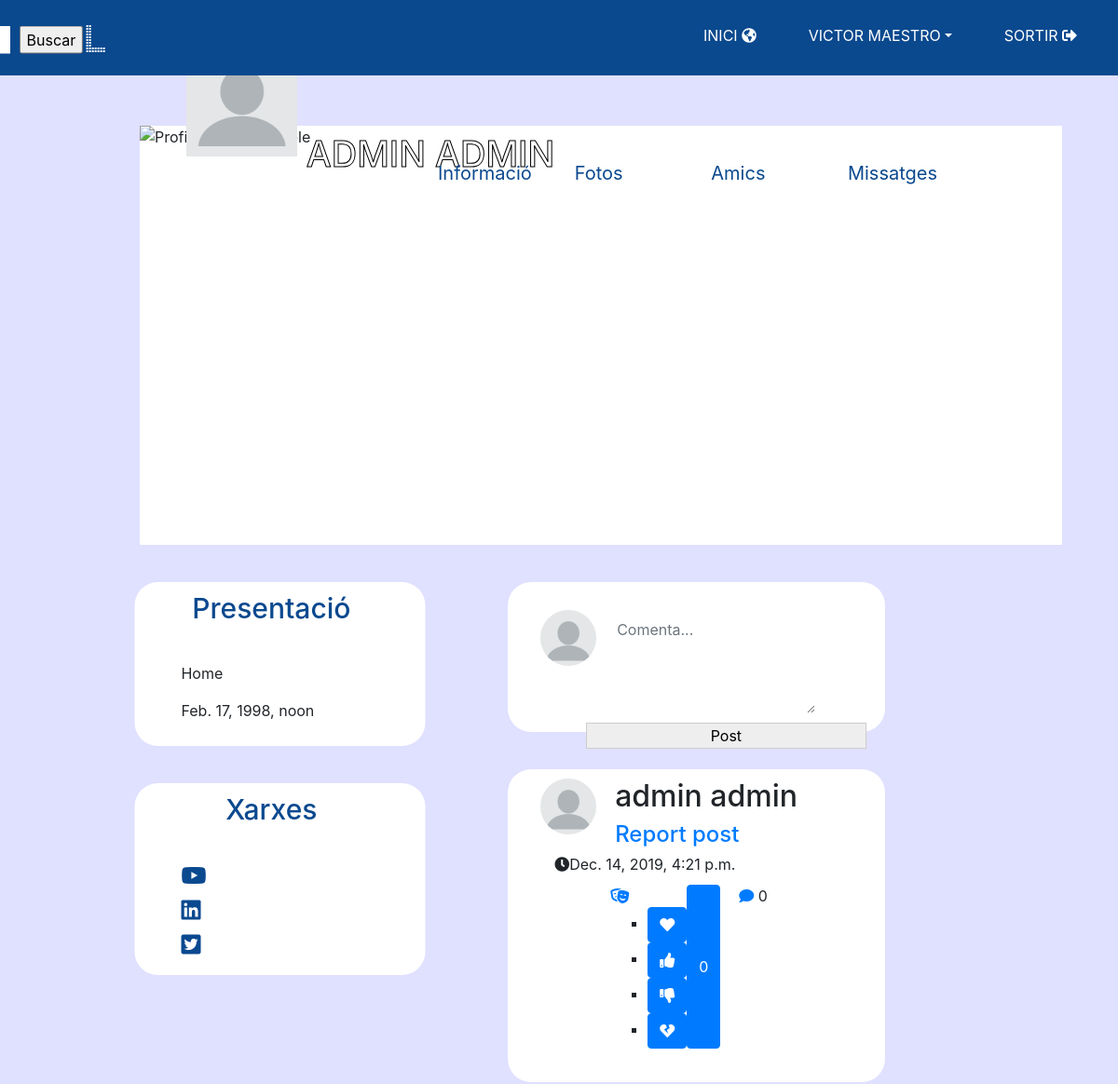
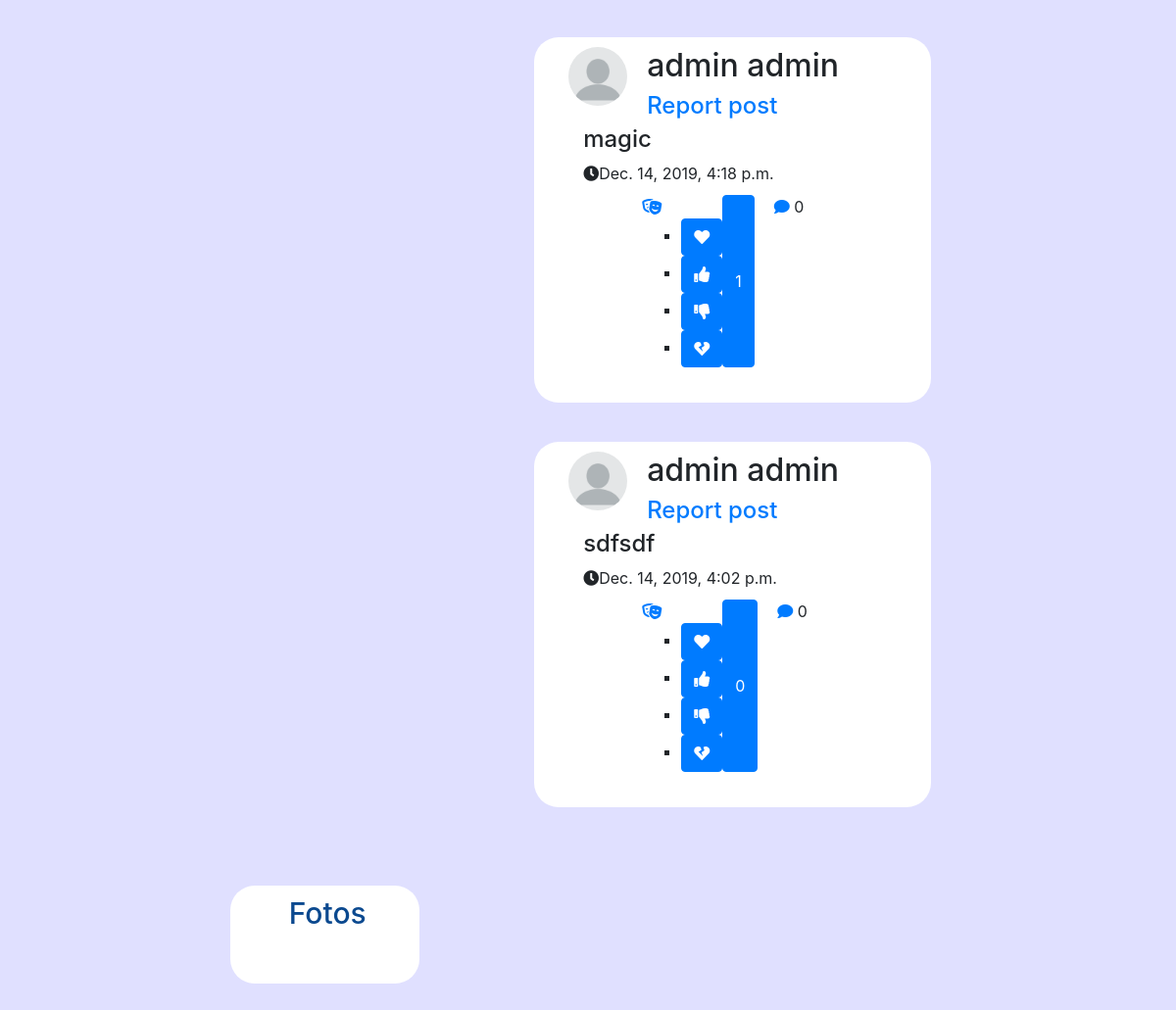
Screenshot of /perfil/admin@gmail.com/ (signed in) with the database file from the repository (2 pictures, top to bottom).
### likeme/models.py (models this page shows, shortened)
class LikeMeUser(AbstractBaseUser):
    email = models.EmailField(verbose_name='email address', max_length=90, unique=True)
    first_name = models.CharField(max_length=30)
    last_name = models.CharField(max_length=30)
    sex = models.IntegerField(default=0)
    birth_date = models.DateTimeField(default=timezone.now)
    phone_number = models.TextField(default=0)
    photo = models.ImageField(upload_to='profiles/', default='profiles/profile_default.png')
    profile_state = models.IntegerField(default=0)
    join_date = models.DateTimeField(verbose_name='join date', auto_now_add=True)
    active = models.BooleanField(default=True)  # can login
    staff = models.BooleanField(default=False)  # staff user non superuser
    admin = models.BooleanField(default=False)  # superuser
    USERNAME_FIELD = 'email'
    REQUIRED_FIELDS = ['first_name', 'last_name', 'sex', 'birth_date', 'phone_number']
    objects = LikeMeUserManager()
    def get_full_name(self):
        return self.first_name + " " + self.last_name
    @property
    def is_active(self):
        return self.active
    def __str__(self):
        return self.get_full_name()

class Posteig(models.Model):
    id = models.AutoField(primary_key=True)
    content = models.CharField(max_length=200)
    user_post = models.ForeignKey(User, on_delete=models.CASCADE)
    creation_date = models.DateTimeField(auto_now_add=True)

### likeme/views.py (the view, shortened to what this page needs)
# urls.py: path(r'perfil/', views.mirarPerfil, name='mirarPerfil'),
def mirarPerfil(request, email):
    try:
        l = []
        u = User.objects.get(email=email)
        posts = Posteig.objects.filter(user_post=u).order_by('-creation_date')
        for p in posts:
            comments = Comments.objects.filter(posteig_id=p.id)
            likes = Like.objects.filter(post_id=p.id)
            tr = [(q, Reply.objects.filter(posteig_id=q)) for q in comments]
            t = (p, tr, likes)
            l.append(t)
        freq_current_friends = FriendShip.objects.filter(Q(user_sender=request.user, accepted=True)
                                                    | Q(user_receiver=request.user, accepted=True))
        friends = [x.user_sender if x.user_sender != request.user else x.user_receiver for x in freq_current_friends]
        aut = False
        u = LikeMeUser.objects.get(email=email)
        if u.profile_state == 0:
            aut = True
        elif u == request.user:
            aut = True
        elif u.profile_state == 1:
            if u in friends:
                aut = True
            else:
                aut = False
        if aut:
            context = {
                'client': u,
                'posts': l
            }
        else:
            context = {}
    except:
        context = {}
    return render(request, 'likeme/perfil.html', context)

### templates/likeme/perfil.html (shortened to what this page needs)
<!DOCTYPE html>
<html lang="en">
<head>
</head>
<body>
{% extends "likeme/BasePerfil.html" %}
{% load static %}
{% block feed %}
    <div class="md-col-6" id="perfilfeed">
        <form action ="" method="POST">
            <div id="perfilpost">
                <div class="row">
                    <div class="about-img" id="perfilpostfoto"><img src="{{user.photo.url}}" class="img-responsive" alt=""></div>
                    <textarea class="form-control" id="perfilposttext" name="content_post" rows="4" placeholder="Comenta..."></textarea>
                </div>
                <input type="submit" style="float:right" name="post_value" value="Post" align="right" id="perfilpostbutton">
            </div>
            {% for p in posts %}
                <div class="post-bar">
                    <div class="row" id="perfilcommentrow1">
                        <div class="about-img" id="perfilimgcomment"><img src="{{user.photo.url}}" class="img-responsive" alt=""></div>
                        <div id="perfilcommentnom">
                            <h2>{{p.0.user_post}}
                                {% if p.0.user_post != request.user %}
                                    <h2><h4> <a href="#" type="text" data-toggle="modal"
                                                data-target="#exampleModal{{p.id}}" data-whatever="@mdo">Report post</a></h4></h2>
                                {% endif %}
                            </h2>
                        </div>
                    </div>
                    <h4> {{ p.0.content }} </h4>
                    <span><i class="fa fa-clock-o"></i>{{p.0.creation_date}}</span>
                    <ul class="row">
                        <ul class="nav" id="post_reaction">
                            <div class="row">
                                <li><a href=""><i class="fas fa-theater-masks"></i></a>
                                    <ul id="reaction_desplegable">
                                        <li><button class="btn btn-primary" id="post_like" type="submit" name="like_value" value="1{{p.0.id}}"><i class="fas fa-heart"></i></button></li>
                                        <li><button class="btn btn-primary" id="post_like" type="submit" name="like_value" value="2{{p.0.id}}"><i class="fas fa-thumbs-up"></i></button></li>
                                        <li><button class="btn btn-primary" id="post_like" type="submit" name="like_value" value="3{{p.0.id}}"><i class="fas fa-thumbs-down"></i></button></li>
                                        <li><button class="btn btn-primary" id="post_like" type="submit" name="like_value" value="4{{p.0.id}}"><i class="fas fa-heart-broken"></i></button></li>
                                    </ul>
                                </li>
                                <button type="button" id="reactioncount" class="btn btn-primary" data-toggle="modal" data-target="#modal{{p.0.id}}">
                                    {{p.2|length}}
                                </button>
                            </div>
                        </ul>
                        <div class="col" id="postcomment"><a data-toggle="collapse" href="#perfilcommentcomment{{p.0.id}}" title=""><i class="fa fa-comment"></i></a> {{p.1|length}} </div>
                    </ul>
                </div>
            {% endfor %}
        </form>
    </div>
{% endblock %}

### templates/likeme/BasePerfil.html (shortened to what this page needs)
<!DOCTYPE html>
<html lang="en">
<head>
</head>
<body>
{% extends "likeme/BaseLayout.html" %}
{% load static %}
{% block content %}
<div>
    <div class="profile">
        <img align="left" class="image-lg" src="https://www.nasa.gov/sites/default/files/styles/full_width_feature/public/images/649694main_pia15417-43_full.jpg" alt="Profile image example"/>
        <img align="left" class="image-profile thumbnail" src="{{user.photo.url}}"/>
        <div id="userinfo">
            <div class="profile-text">
                <h5>{{client.first_name}} {{client.last_name}}</h5>
            </div>
            <div class="row" id="barraperfil">
                <div class="col-md-2">
                    <a href="#">Informació</a>
                </div>
                <div class="col-md-2">
                    <a href="#">Fotos</a>
                </div>
                <div class="col-md-2">
                    <a href="{% url 'friends'%}" id="amcs">Amics</a>
                </div>
                <div class="col-md-2">
                    <a href="#">Missatges</a>
                </div>
            </div>
        </div>
        <div class="row">
            <div class="md-col-3" id="informacioperfil">
                <div class="profile-text">
                    <h2>Presentació</h2>
                    {% if client.sex == 1 %}
                        <p>Home</p>
                    {% else %}
                        <p>Dona</p>
                    {% endif %}
                    <p>{{client.birth_date}}</p>
                </div>
                <div class="profile-text">
                    <h2>Xarxes</h2>
                    <h4><i class="fab fa-youtube"></i></h4>
                    <h4><i class="fab fa-linkedin"></i></h4>
                    <h4><i class="fab fa-twitter-square"></i></h4>
                </div>
            </div>
            {% block feed %}
            {% endblock %}
            <div class="md-col-3" id="perfilcol3">
                <div class="profile-text">
                    <h2>Fotos</h2>
                </div>
            </div>
        </div>
    </div>
</div>
{% endblock %}

### templates/likeme/BaseLayout.html (shortened to what this page needs)
<!DOCTYPE html>
{% load static %}
<head>
    <link rel="stylesheet"
          href="{% static 'css/style.css' %}" />
    <link rel="stylesheet"
          href="https://stackpath.bootstrapcdn.com/bootstrap/4.3.1/css/bootstrap.min.css">
    <link rel="stylesheet"
          href="https://stackpath.bootstrapcdn.com/font-awesome/4.7.0/css/font-awesome.min.css">
    <link rel="stylesheet" href="https://use.fontawesome.com/releases/v5.8.1/css/all.css">
</head>
<body>
<section id="nav-bar">
    <nav class="navbar navbar-expand-lg navbar-light">
        {% if user.is_authenticated %}
            <a class="navbar-brand" id="logoaut" href="{% url 'forum' %}"><img src="{% static 'img/logosimpleLTTL.png' %}"></a>
            <div class="collapse navbar-collapse" id="navbarNav">
            <ul class="navbar-nav ml-auto">
            <form action ="{% url 'index' %}search/" method="POST" id="buscarUsuarinav">
                <div class="row" id="buscarnav">
                    <div class="col-md-6" id="colbarrabuscar">
                        <input type="text" id="barrabuscarnav" class="form-control" name="users_to_search" placeholder="Usuari...">
                    </div>
                    <div class="col-md-6">
                        <input type="submit" id="botobusca" value="Buscar">
                    </div>
                </div>
            </form>
            <li class="nav-item active">
                <a class="nav-link" href="{% url 'forum' %}">INICI <i class="fas fa-globe-americas"></i></a>
            </li>
            <ul &nbsp;></ul>
            <li class="nav-item dropdown">
                <a class="nav-link dropdown-toggle" data-toggle="dropdown" href="#" role="button" aria-haspopup="true" aria-expanded="false">{{user}}</a>
            </li>
            <ul &nbsp;></ul>
            <li class="nav-item">
                <a class="nav-link" href="{% url 'logout' %}" name="logout">SORTIR <i class="fas fa-sign-out-alt"></i></a>
            </li>
        {% endif %}
        </ul>
        </div>
    </nav>
</section>
<div class="full-height" id="cuerpo">
    {% block content %}
    {% endblock %}
</div>
</body>
</html>

### static/css/style.css (style rules this page uses)
body, html { font-family: 'Raleway', sans-serif; text-rendering: optimizeLegibility !important; -webkit-font-smoothing: antialiased !important; color: #777; font-weight: 300; width: 100% !important; height: 100% !important; }
nav { background-color: #0b498f; color: white; text-transform: uppercase; }
#logoaut { transform: translateX(360%); }
#buscarUsuarinav { height: 45px; transform: translateX(-75%); }
#buscarnav { transform: translateY(-15%); }
#colbarrabuscar { width: 450px; }
#barrabuscarnav { border-radius: 0 !important; border: none !important; height: 30px; font-size: 14px; }
#botobusca { transform: translateX(-30%); }
.nav-link { color: white !important; }
div { padding-top: 10px; padding-right: 20px; padding-bottom: 10px; padding-left: 50px; }
#cuerpo { background-color: #E0E0FF; }
.profile img.image-lg { z-index: 0; width: 100%; object-fit: cover; max-height: 400px; }
.image-profile { margin: -110px 10px 0px 50px; z-index: 9; width: 12%; }
#userinfo { width: 100%; background-color : white; height: 450px; }
.profile-text>h5 { margin: -50px 0 20px 0; transform: translateY(-16%); font-weight: 10px; font-size: 38px; text-align: left; text-transform: uppercase; -webkit-text-fill-color: white; -webkit-text-stroke-width: 1px; -webkit-text-stroke-color: black; }
#barraperfil { transform: translateY(-120%); align-content: end; }
#barraperfil .col-md-2 { transform: translateX(150%); }
#barraperfil a { font-size: 20px; color: #0b498f; }
#informacioperfil { margin: 20px 0 0; }
#informacioperfil h4 { color: #0b498f; }
#informacioperfil .profile-text { background-color: white; border-radius: 25px; width: 130%; transform: translateX(-29%); margin-bottom: 40px; }
#informacioperfil h2 { text-align: center; transform: translateX(-10%); color: #0b498f; font-size: 30px; margin: 0 0 40px 0; }
#informacioperfil p { text-align: left; transform: translateX(-0%); }
#perfilpost { background-color: white; border-radius: 25px; margin-bottom: 40px; }
#perfilpostfoto { height: 60px; width: 60px; border-radius: 100px; margin: 0 0 -47px -100px; }
#perfilpostfoto .img-responsive { height: 60px; width: 60px; border-radius: 100px; }
#perfilposttext { border-radius: 0 !important; border: none !important; margin: 0 50px 0 20px; }
#perfilpostbutton { width: 90%; background-color: #EEE; border: 1px; border-style: solid; border-color: #CCC; }
#perfilcol3 { margin: 20px 0 0 0; width: 23%; }
#perfilcol3 .profile-text { border-radius: 25px; background-color: white; width: 130%; min-height: 100px; }
#perfilcol3 h2 { color: #0b498f; font-size: 30px; text-align: center; transform: translateX(-10%); }
#perfilfeed { margin: 20px 0 0 0; width: 50%; }
#perfilfeed .post-bar { background-color: white; border-radius: 25px; margin: 0 0 40px 0; }
#perfilimgcomment .img-responsive { height: 60px; width: 60px; border-radius: 100px; }
#perfilcommentrow1 { height: 60px; margin: -20px -50px 40px -115px; }
#perfilcommentnom { margin: 0 0 0 -50px; }

### rows the page displays
LikeMeUser: first_name+last_name "VICTOR MAESTRO", photo (placeholder picture)
LikeMeUser: first_name "ADMIN", last_name "ADMIN", birth_date "Feb. 17, 1998, noon"
Posteig: photo (placeholder picture), user_post.last_name "admin admin", creation_date "Dec. 14, 2019, 4:21 p.m.", p "0"
Posteig: photo (placeholder picture), user_post.last_name "admin admin", content "magic", creation_date "Dec. 14, 2019, 4:18 p.m.", p "1", p "0"
Posteig: photo (placeholder picture), user_post.last_name "admin admin", content "sdfsdf", creation_date "Dec. 14, 2019, 4:02 p.m.", p "0"
